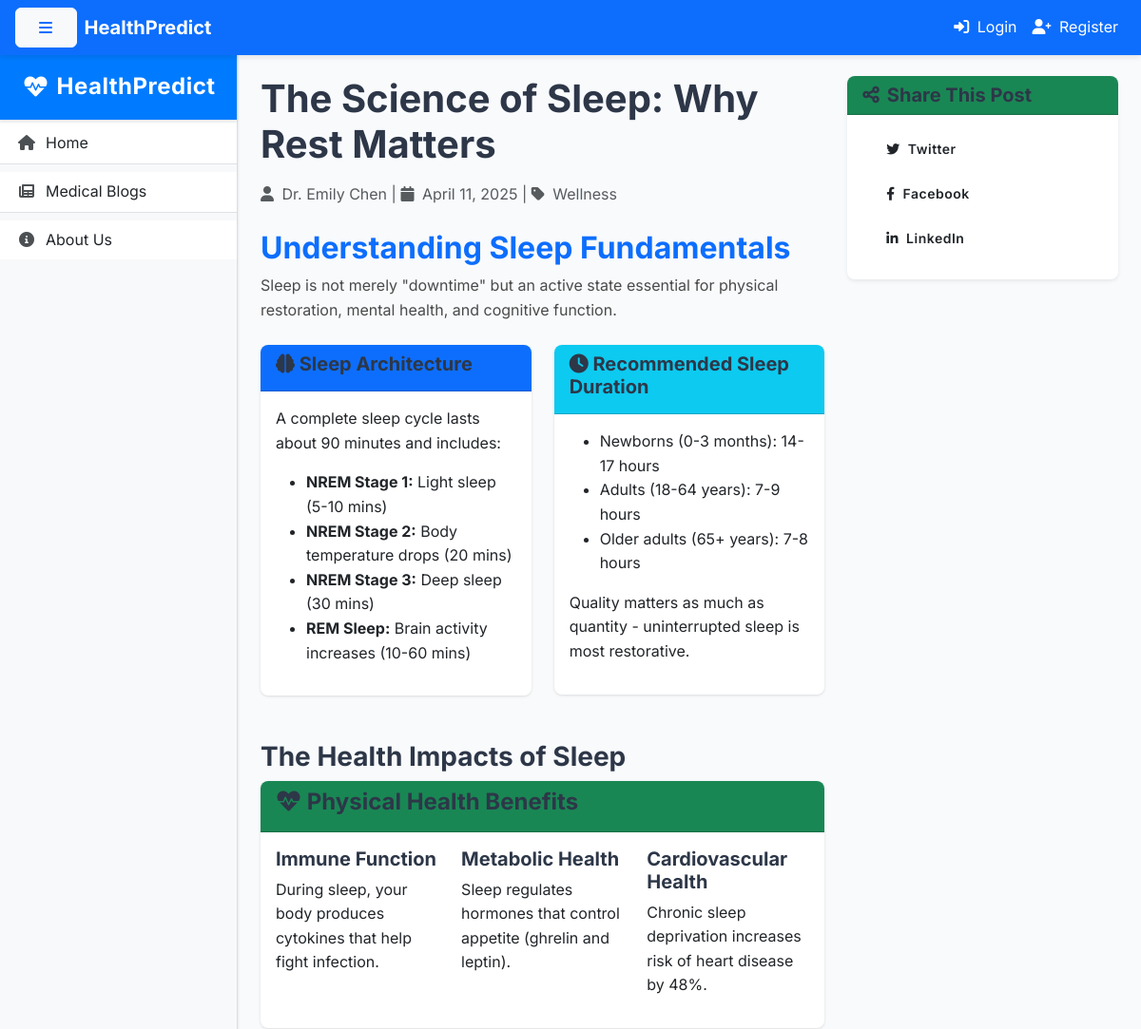
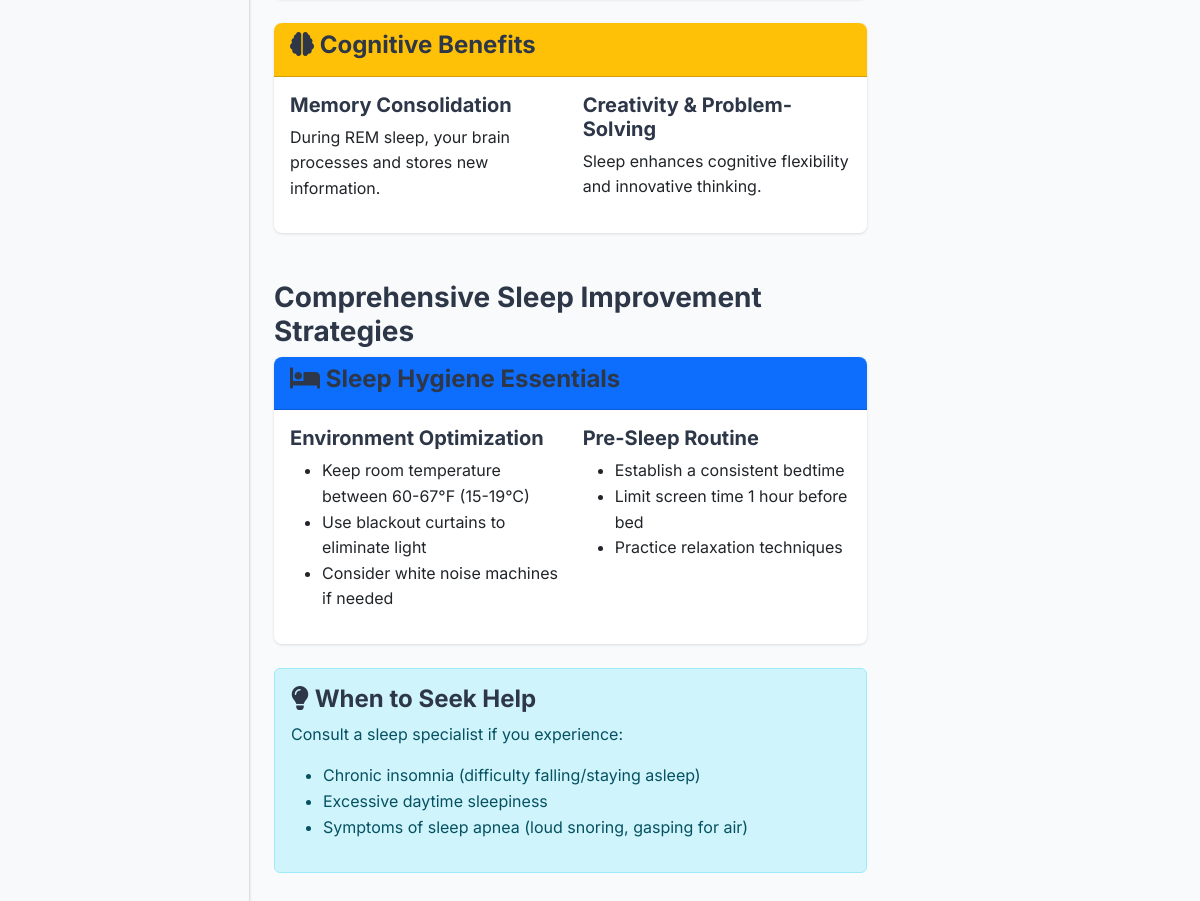
The app's page /blog/science-of-sleep with its own data (2 pictures, top to bottom).
### app.py (models this page shows)
class BlogPost(db.Model):
    id = db.Column(db.Integer, primary_key=True)
    title = db.Column(db.String(200), nullable=False)
    content = db.Column(db.Text, nullable=False)
    author = db.Column(db.String(100), nullable=False)
    category = db.Column(db.String(50), nullable=False)
    created_at = db.Column(db.DateTime, default=datetime.utcnow)
    image_url = db.Column(db.String(200))
    slug = db.Column(db.String(300), unique=True)
    excerpt = db.Column(db.String(300))

### app.py (the view)
@app.route('/blog/<string:slug>')
def blog_detail(slug):
    blog = BlogPost.query.filter_by(slug=slug).first_or_404()
    related_blogs = BlogPost.query.filter(
        BlogPost.category == blog.category,
        BlogPost.id != blog.id
    ).order_by(db.func.random()).limit(3).all()
    return render_template('blog_detail.html', blog=blog, related_blogs=related_blogs)

### app.py (called while the page is built)
@app.context_processor
def inject_common_data():
    categories = db.session.query(BlogPost.category).distinct().all()
    recent_blogs = BlogPost.query.order_by(BlogPost.created_at.desc()).limit(3).all()
    return dict(
        categories=[c[0] for c in categories],
        recent_blogs=recent_blogs,
        current_year=datetime.now().year
    )

### templates/blog_detail.html (shortened to what this page needs)
{% extends "base.html" %}
{% block content %}
<div class="row">
    <div class="col-lg-8">
        <article class="blog-post">
            <h1 class="mb-3">{{ blog.title }}</h1>
            <div class="mb-4 text-muted">
                <i class="fas fa-user me-1"></i> {{ blog.author }} |
                <i class="fas fa-calendar me-1"></i> {{ blog.created_at.strftime('%B %d, %Y') }} |
                <i class="fas fa-tag me-1"></i> {{ blog.category }}
            </div>
            <div class="blog-content">
                {{ blog.content|safe }}
            </div>
        </article>
    </div>
    <div class="col-lg-4">
        <div class="card shadow-sm mb-4">
            <div class="card-header bg-success text-white">
                <h5 class="mb-0"><i class="fas fa-share-alt me-2"></i>Share This Post</h5>
            </div>
            <div class="card-body">
                <div class="social-share">
                    <a href="https://twitter.com/share?url={{ request.url }}&text={{ blog.title }}"
                       class="btn btn-sm btn-twitter me-2 mb-2" target="_blank">
                        <i class="fab fa-twitter me-1"></i> Twitter
                    </a>
                    <a href="https://www.facebook.com/sharer/sharer.php?u={{ request.url }}"
                       class="btn btn-sm btn-facebook me-2 mb-2" target="_blank">
                        <i class="fab fa-facebook-f me-1"></i> Facebook
                    </a>
                    <a href="https://www.linkedin.com/shareArticle?mini=true&url={{ request.url }}&title={{ blog.title }}"
                       class="btn btn-sm btn-linkedin mb-2" target="_blank">
                        <i class="fab fa-linkedin-in me-1"></i> LinkedIn
                    </a>
                </div>
            </div>
        </div>
    </div>
</div>
{% endblock %}

### static/css/style.css (style rules this page uses)
:root { --primary: #4e73df; --primary-hover: #3a5ec0; --success: #1cc88a; --info: #36b9cc; --warning: #f6c23e; --danger: #e74a3b; --light: #f8f9fa; --dark: #5a5c69; --transition: all 0.3s cubic-bezier(0.25, 0.8, 0.25, 1); --shadow-sm: 0 1px 3px rgba(0,0,0,0.12); --shadow-md: 0 4px 6px rgba(0,0,0,0.1); --shadow-lg: 0 10px 20px rgba(0,0,0,0.1); }
body { font-family: 'Nunito', -apple-system, BlinkMacSystemFont, sans-serif; line-height: 1.6; color: #4a4a4a; }
.card { border: none; border-radius: 0.5rem; overflow: hidden; transition: var(--transition); box-shadow: var(--shadow-sm); background-color: white; }
h1, h2, h3, h4, h5 { font-weight: 700; color: #2d3748; }
.btn { font-weight: 600; padding: 0.5rem 1.5rem; border-radius: 0.375rem; transition: var(--transition); letter-spacing: 0.5px; }
.card, .feature-card { animation: fadeIn 0.5s ease-out forwards; }

### templates/base.html (style rules this page uses)
body { font-family: 'Inter', sans-serif; background: #f8f9fa; margin: 0; }

### records on screen
BlogPost: title "The Science of Sleep: Why Rest Matters", author "Dr. Emily Chen", created_at "April 11, 2025", category "Wellness", content "Understanding Sleep Fundamentals Sleep is not merely \"downtime\" but an active state essential for physical restoration, mental health, and cognitive function. Sleep Architecture A complete sleep cycle lasts about 90 minutes and includes: NREM Stage 1: Light sleep (5-10 mins) NREM Stage 2: Body temperature drops (20 mins) NREM Stage 3: Deep sleep (30 mins) REM Sleep: Brain activity increases (10-60 mins) Recommended Sleep Duration Newborns (0-3 months): 14-17 hours Adults (18-64 years): 7-9 hours Older adults (65+ years): 7-8 hours Quality matters as much as quantity - uninterrupted sleep is most restorative. The Health Impacts of Sleep Physical Health Benefits Immune Function During sleep,…"
